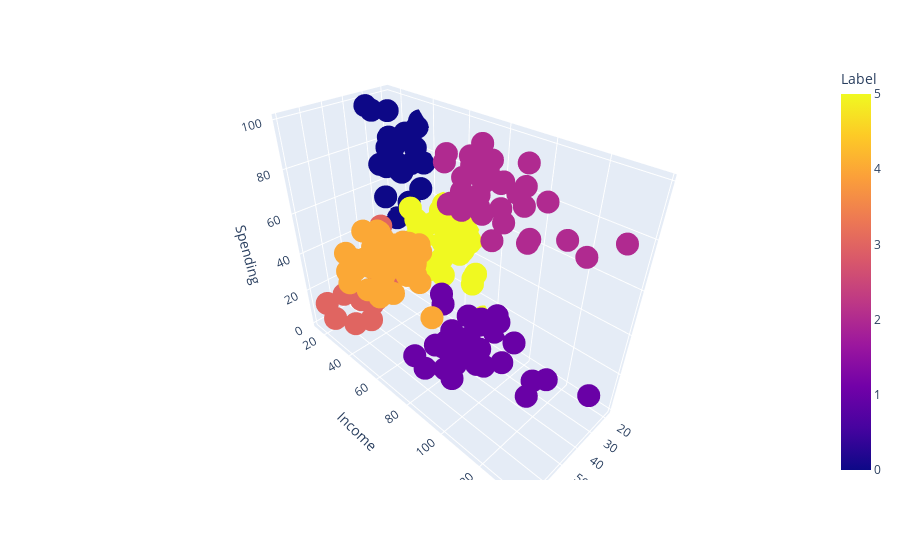

The notebook cell saved with this chart:
### Code cell
import plotly.express as px
px.scatter_3d(data_frame=X2,x='Age',y='Income',z='Spending',color='Label')

### Figure 1 — Plotly figure (JSON) as saved in the notebook; plotly's stock layout.template omitted (floating-point values rounded to 4 significant figures; data arrays with more than 128 entries replaced by an {"elided": "..."} marker saying what was removed)
{"data": [{"hovertemplate": "Age=%{x}<br>Income=%{y}<br>Spending=%{z}<br>Label=%{marker.color}<extra></extra>", "legendgroup": "", "marker": {"color": {"elided": "200 int values"}, "coloraxis": "coloraxis", "symbol": "circle"}, "mode": "markers", "name": "", "scene": "scene", "showlegend": false, "type": "scatter3d", "x": {"elided": "200 int values"}, "y": {"elided": "200 int values"}, "z": {"elided": "200 int values"}}], "layout": {"coloraxis": {"colorbar": {"title": {"text": "Label"}}, "colorscale": [[0, "#0d0887"], [0.1111, "#46039f"], [0.2222, "#7201a8"], [0.3333, "#9c179e"], [0.4444, "#bd3786"], [0.5556, "#d8576b"], [0.6667, "#ed7953"], [0.7778, "#fb9f3a"], [0.8889, "#fdca26"], [1, "#f0f921"]]}, "legend": {"tracegroupgap": 0}, "margin": {"t": 60}, "scene": {"domain": {"x": [0, 1], "y": [0, 1]}, "xaxis": {"title": {"text": "Age"}}, "yaxis": {"title": {"text": "Income"}}, "zaxis": {"title": {"text": "Spending"}}}}}
